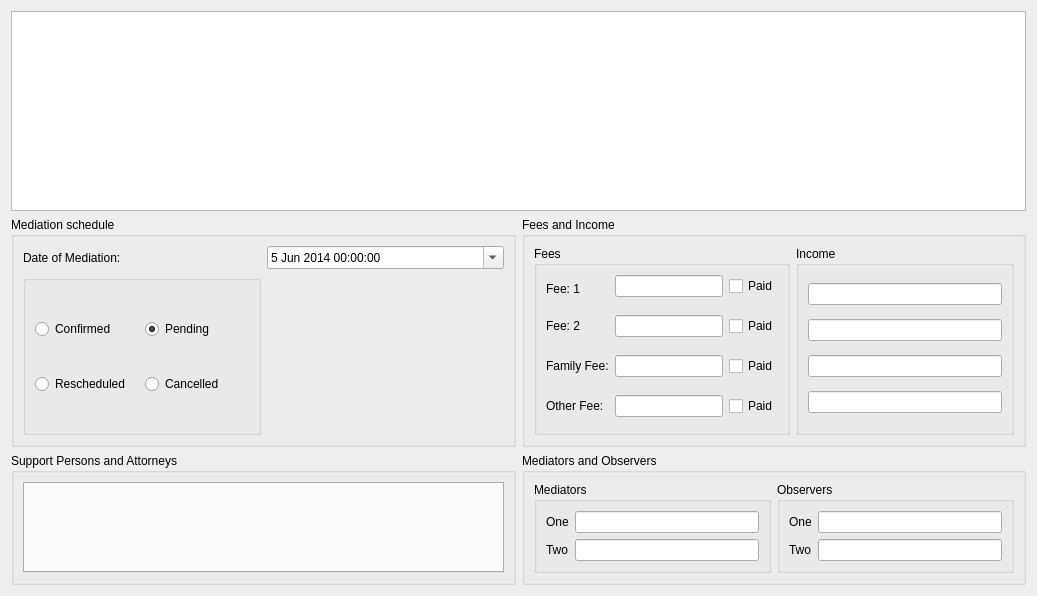
<?xml version="1.0" encoding="UTF-8"?>
<ui version="4.0">
 <class>MediationSession</class>
 <widget class="QWidget" name="MediationSession">
  <property name="geometry">
   <rect>
    <x>0</x>
    <y>0</y>
    <width>1037</width>
    <height>548</height>
   </rect>
  </property>
  <property name="sizePolicy">
   <sizepolicy hsizetype="Expanding" vsizetype="Expanding">
    <horstretch>0</horstretch>
    <verstretch>0</verstretch>
   </sizepolicy>
  </property>
  <property name="maximumSize">
   <size>
    <width>16777215</width>
    <height>600</height>
   </size>
  </property>
  <property name="windowTitle">
   <string>Form</string>
  </property>
  <layout class="QGridLayout" name="gridLayout">
   <item row="2" column="0">
    <widget class="QGroupBox" name="MediationScheduleGroupBox">
     <property name="title">
      <string>Mediation schedule</string>
     </property>
     <layout class="QGridLayout" name="gridLayout_2">
      <item row="0" column="0">
       <widget class="QLabel" name="label">
        <property name="text">
         <string>Date of Mediation:</string>
        </property>
       </widget>
      </item>
      <item row="1" column="0">
       <widget class="QGroupBox" name="statusGroupBox">
        <property name="title">
         <string/>
        </property>
        <layout class="QGridLayout" name="gridLayout_7">
         <item row="0" column="0">
          <widget class="QRadioButton" name="confirmedRadioButton">
           <property name="text">
            <string>Confirmed</string>
           </property>
          </widget>
         </item>
         <item row="1" column="0">
          <widget class="QRadioButton" name="rescheduledRadioButton">
           <property name="text">
            <string>Rescheduled</string>
           </property>
          </widget>
         </item>
         <item row="0" column="1">
          <widget class="QRadioButton" name="PendingRadioButton">
           <property name="text">
            <string>Pending</string>
           </property>
           <property name="checked">
            <bool>true</bool>
           </property>
          </widget>
         </item>
         <item row="1" column="1">
          <widget class="QRadioButton" name="CancelledRadioButton">
           <property name="text">
            <string>Cancelled</string>
           </property>
          </widget>
         </item>
        </layout>
       </widget>
      </item>
      <item row="0" column="4">
       <widget class="QDateTimeEdit" name="dateTimeEdit">
        <property name="minimumDate">
         <date>
          <year>2014</year>
          <month>6</month>
          <day>5</day>
         </date>
        </property>
        <property name="calendarPopup">
         <bool>true</bool>
        </property>
       </widget>
      </item>
     </layout>
    </widget>
   </item>
   <item row="2" column="1">
    <widget class="QGroupBox" name="groupBox_2">
     <property name="title">
      <string>Fees and Income</string>
     </property>
     <layout class="QHBoxLayout" name="horizontalLayout_2">
      <item>
       <widget class="QGroupBox" name="FeesGroupBox">
        <property name="title">
         <string>Fees</string>
        </property>
        <layout class="QGridLayout" name="gridLayout_6">
         <item row="0" column="1">
          <widget class="QLineEdit" name="Fee1LineEdit"/>
         </item>
         <item row="2" column="0" rowspan="3">
          <widget class="QLabel" name="label_3">
           <property name="text">
            <string>Fee: 2</string>
           </property>
          </widget>
         </item>
         <item row="3" column="1">
          <widget class="QLineEdit" name="Fee2LineEdit"/>
         </item>
         <item row="5" column="0" rowspan="3">
          <widget class="QLabel" name="label_4">
           <property name="text">
            <string>Family Fee:</string>
           </property>
          </widget>
         </item>
         <item row="6" column="1">
          <widget class="QLineEdit" name="FamilyFeeLineEdit"/>
         </item>
         <item row="8" column="0" rowspan="3">
          <widget class="QLabel" name="label_5">
           <property name="text">
            <string>Other Fee:</string>
           </property>
          </widget>
         </item>
         <item row="9" column="1">
          <widget class="QLineEdit" name="OtherFeeLineEdit"/>
         </item>
         <item row="0" column="0" rowspan="2">
          <widget class="QLabel" name="label_2">
           <property name="text">
            <string>Fee: 1</string>
           </property>
          </widget>
         </item>
         <item row="0" column="2">
          <widget class="QCheckBox" name="Fee1PaidCheckBox">
           <property name="text">
            <string>Paid</string>
           </property>
          </widget>
         </item>
         <item row="3" column="2">
          <widget class="QCheckBox" name="Fee2PaidCheckBox">
           <property name="text">
            <string>Paid</string>
           </property>
          </widget>
         </item>
         <item row="6" column="2">
          <widget class="QCheckBox" name="FamilyFeePaidCheckBox">
           <property name="text">
            <string>Paid</string>
           </property>
          </widget>
         </item>
         <item row="9" column="2">
          <widget class="QCheckBox" name="OtherFeePaidCheckBox">
           <property name="text">
            <string>Paid</string>
           </property>
          </widget>
         </item>
        </layout>
       </widget>
      </item>
      <item>
       <widget class="QGroupBox" name="IncomeGroupBox">
        <property name="title">
         <string>Income</string>
        </property>
        <layout class="QVBoxLayout" name="verticalLayout_2">
         <item>
          <widget class="QLineEdit" name="lineEdit_9"/>
         </item>
         <item>
          <widget class="QLineEdit" name="lineEdit_10"/>
         </item>
         <item>
          <widget class="QLineEdit" name="lineEdit_11"/>
         </item>
         <item>
          <widget class="QLineEdit" name="lineEdit_12"/>
         </item>
        </layout>
       </widget>
      </item>
     </layout>
    </widget>
   </item>
   <item row="4" column="1">
    <widget class="QGroupBox" name="groupBox_4">
     <property name="title">
      <string>Mediators and Observers</string>
     </property>
     <layout class="QHBoxLayout" name="horizontalLayout">
      <item>
       <widget class="QGroupBox" name="groupBox_5">
        <property name="title">
         <string>Mediators</string>
        </property>
        <layout class="QGridLayout" name="gridLayout_3">
         <item row="0" column="0">
          <widget class="QLabel" name="label_6">
           <property name="text">
            <string>One</string>
           </property>
          </widget>
         </item>
         <item row="0" column="1">
          <widget class="QLineEdit" name="MediatorLineEdit"/>
         </item>
         <item row="1" column="0">
          <widget class="QLabel" name="label_7">
           <property name="text">
            <string>Two</string>
           </property>
          </widget>
         </item>
         <item row="1" column="1">
          <widget class="QLineEdit" name="Mediator2LineEdit"/>
         </item>
        </layout>
       </widget>
      </item>
      <item>
       <widget class="QGroupBox" name="groupBox_6">
        <property name="title">
         <string>Observers</string>
        </property>
        <layout class="QGridLayout" name="gridLayout_4">
         <item row="0" column="0">
          <widget class="QLabel" name="label_8">
           <property name="text">
            <string>One</string>
           </property>
          </widget>
         </item>
         <item row="0" column="1">
          <widget class="QLineEdit" name="Observe1LineEdit"/>
         </item>
         <item row="1" column="0">
          <widget class="QLabel" name="label_9">
           <property name="text">
            <string>Two</string>
           </property>
          </widget>
         </item>
         <item row="1" column="1">
          <widget class="QLineEdit" name="Observer2lineEdit"/>
         </item>
        </layout>
       </widget>
      </item>
     </layout>
    </widget>
   </item>
   <item row="4" column="0">
    <widget class="QGroupBox" name="SupportGroupBox">
     <property name="title">
      <string>Support Persons and Attorneys</string>
     </property>
     <layout class="QGridLayout" name="gridLayout_5">
      <item row="0" column="0">
       <widget class="QTabWidget" name="SupportTabWidget"/>
      </item>
     </layout>
    </widget>
   </item>
   <item row="1" column="0" colspan="2">
    <widget class="QTableWidget" name="sessiontTableWidget">
     <property name="minimumSize">
      <size>
       <width>0</width>
       <height>200</height>
      </size>
     </property>
    </widget>
   </item>
  </layout>
 </widget>
 <resources/>
 <connections/>
</ui>
